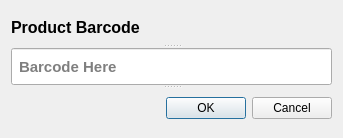
<?xml version="1.0" encoding="UTF-8"?>
<ui version="4.0">
 <class>Dialog</class>
 <widget class="QDialog" name="Dialog">
  <property name="geometry">
   <rect>
    <x>0</x>
    <y>0</y>
    <width>343</width>
    <height>138</height>
   </rect>
  </property>
  <property name="windowTitle">
   <string notr="true">Dialog</string>
  </property>
  <layout class="QHBoxLayout" name="horizontalLayout">
   <item>
    <widget class="QSplitter" name="splitter">
     <property name="orientation">
      <enum>Qt::Vertical</enum>
     </property>
     <widget class="QLabel" name="label">
      <property name="font">
       <font>
        <family>Segoe UI</family>
        <pointsize>12</pointsize>
        <weight>75</weight>
        <bold>true</bold>
       </font>
      </property>
      <property name="text">
       <string>Product Barcode</string>
      </property>
     </widget>
     <widget class="QLineEdit" name="lineEdit">
      <property name="font">
       <font>
        <family>Segoe UI</family>
        <pointsize>11</pointsize>
        <weight>75</weight>
        <bold>true</bold>
       </font>
      </property>
      <property name="styleSheet">
       <string notr="true">padding-left: 5px;</string>
      </property>
      <property name="placeholderText">
       <string>Barcode Here</string>
      </property>
     </widget>
     <widget class="QDialogButtonBox" name="buttonBox">
      <property name="orientation">
       <enum>Qt::Horizontal</enum>
      </property>
      <property name="standardButtons">
       <set>QDialogButtonBox::Cancel|QDialogButtonBox::Ok</set>
      </property>
     </widget>
    </widget>
   </item>
  </layout>
 </widget>
 <resources/>
 <connections>
  <connection>
   <sender>buttonBox</sender>
   <signal>accepted()</signal>
   <receiver>Dialog</receiver>
   <slot>accept()</slot>
   <hints>
    <hint type="sourcelabel">
     <x>248</x>
     <y>254</y>
    </hint>
    <hint type="destinationlabel">
     <x>157</x>
     <y>274</y>
    </hint>
   </hints>
  </connection>
  <connection>
   <sender>buttonBox</sender>
   <signal>rejected()</signal>
   <receiver>Dialog</receiver>
   <slot>reject()</slot>
   <hints>
    <hint type="sourcelabel">
     <x>316</x>
     <y>260</y>
    </hint>
    <hint type="destinationlabel">
     <x>286</x>
     <y>274</y>
    </hint>
   </hints>
  </connection>
 </connections>
</ui>
